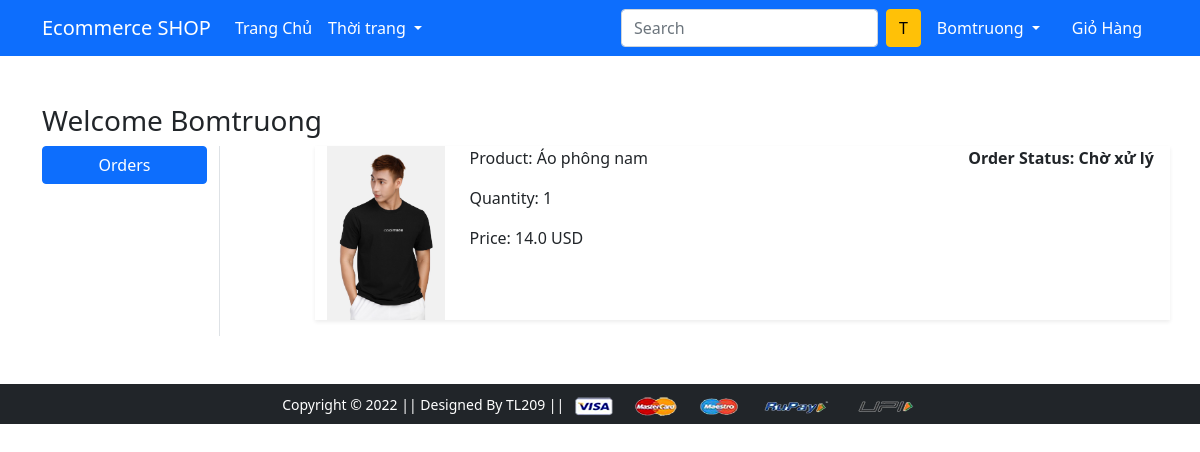
/orders/ (signed in), run on the app's committed database.
### app/models.py (models this page shows, shortened)
class OrderPlaced(models.Model):
    user = models.ForeignKey(User, on_delete=models.CASCADE)
    customer = models.ForeignKey(Customer, on_delete=models.CASCADE)
    product = models.ForeignKey(Product, on_delete=models.CASCADE)
    quantity = models.PositiveBigIntegerField(default=1)
    ordered_date = models.DateTimeField(auto_now_add=True)
    status = models.CharField(max_length=50, choices=STATUS_CHOICES, default='Chờ xử lý')
    @property
    def total_cost(self):
        return self.quantity * self.product.discounted_price

class Product(models.Model):
    title = models.CharField(max_length=100)
    selling_price = models.FloatField()
    discounted_price = models.FloatField()
    description = models.TextField()
    brand = models.CharField(max_length=100)
    category = models.CharField(choices=CATEGORY_CHOICES, max_length=2)
    product_image = models.ImageField(upload_to='productimg')

### app/views.py (the view)
# urls.py: path('orders/', views.orders, name='orders'),
@login_required
def orders(request):
    op = OrderPlaced.objects.filter(user=request.user)
    return render(request, 'app/orders.html', {'order_placed':op})

### app/templates/app/orders.html (shortened to what this page needs)
{% extends 'app/base.html' %}
{% load static %}
{% block main-content %}
<div class="container my-5">
 <div class="row">
 <h3>Welcome <span class="text-capitalize">{{request.user}}</span></h3>
  <div class="col-sm-2 border-end">
   <ul class="list-unstyled">
    <li class="d-grid"><a href="{% url 'orders' %}" class="btn btn-primary">Orders</a></li>
   </ul>
  </div>
  <div class="col-sm-9 offset-sm-1">
      {% for op in order_placed %}
      <div class="row shadow-sm mb-3">
          <div class="col-sm-2">
              <img src="{{op.product.product_image.url}}" alt="" srcset="" class="img-fluid" height="150" width="150">
          </div>
          <div class="col-sm-7">
              <p>Product: {{op.product.title}}</p>
              <p>Quantity: {{op.quantity}}</p>
              <p>Price: {{op.total_cost}} USD</p>
          </div>
          <div class="col-sm-3 fw-bold">
              <p>Order Status: {{op.status}}</p>
          </div>
      </div>
   {% endfor %}
  </div>
 </div>
</div>
{% endblock main-content %}

### app/templates/app/base.html (shortened to what this page needs)
<!doctype html>
{% load static %}
<html lang="en">
  <head>
    <link href="https://cdn.jsdelivr.net/npm/bootstrap@5.0.0-beta1/dist/css/bootstrap.min.css" rel="stylesheet">
    <link rel="stylesheet" href="{% static 'app/css/owl.carousel.min.css' %}">
    <link rel="stylesheet" href="{% static 'app/css/all.min.css' %}">
    <link rel="stylesheet" href="{% static 'app/css/style.css' %}">
  </head>
  <body>
    <nav class="navbar navbar-expand-lg navbar-dark bg-primary">
     <div class="container">
       <a class="navbar-brand" href="/">Ecommerce SHOP</a>
       <div class="collapse navbar-collapse" id="navbarSupportedContent">
         <ul class="navbar-nav me-auto mb-2 mb-lg-0">
           <li class="nav-item">
             <a class="nav-link active" aria-current="page" href="/">Trang Chủ</a>
           </li>
           <li class="nav-item dropdown">
             <a class="nav-link dropdown-toggle text-white" href="#" id="fashionDropdown" role="button" data-bs-toggle="dropdown" aria-expanded="false">
               Thời trang
             </a>
           </li>
         </ul>
         <form class="d-flex">
           <input class="form-control me-2" type="search" placeholder="Search" aria-label="Search">
           <button class="btn btn-warning" type="submit">T</button>
         </form>
         <div>
          <ul class="navbar-nav me-auto mb-2 mb-lg-0">
            {% if request.user.is_authenticated %}
           <li class="nav-item dropdown mx-2">
              <a class="nav-link dropdown-toggle text-white" href="#" id="profileDropdown" role="button" data-bs-toggle="dropdown" aria-expanded="false">
                {{request.user.username|capfirst}}
              </a>
            </li>
            <li class="nav-item mx-2">
             <a href="{% url 'showcart' %}" class="nav-link text-white"> Giỏ Hàng </a>
            </li>
            {% endif %}
          </ul>
         </div>
       </div>
     </div>
    </nav>
    {% block main-content %} {% endblock main-content %}
    <footer class="container-fluid bg-dark text-center p-2 mt-5">
        <small class="text-white">Copyright &copy; 2022 || Designed By TL209 || </small>
        <img src="{% static 'app/images/payment.png' %}" alt="" srcset="" class="img-fluid" height="2px">
    </footer>
  </body>
</html>

### data on the page
OrderPlaced: product.product_image (picture), product "Áo phông nam", quantity "1", total_cost "14.0", status "Chờ xử lý"

### other printed values
{{ request.user.username|capfirst }} "Bomtruong"
{{ request.user }} "Bomtruong"
